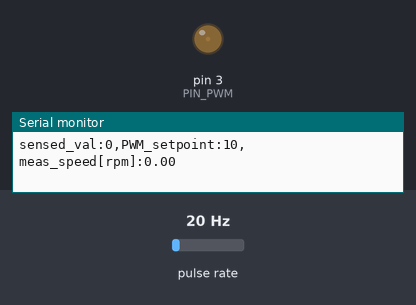
A sketch run on a simulated Arduino Uno, built with avr-gcc and run on an emulated ATmega328P. Shown: output pins drawn as LEDs (lit = HIGH), the last lines printed to the serial monitor. Wiring (inferred from the names in the program): pulse sensor: data pin 7. The inputs (shaded band) are chosen by the test bench; at power-on: pulse rate 20 Hz.

Above: at 0.1 s.
At 18.6 s:
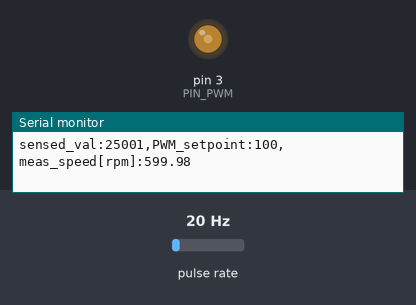
At 37.0 s:
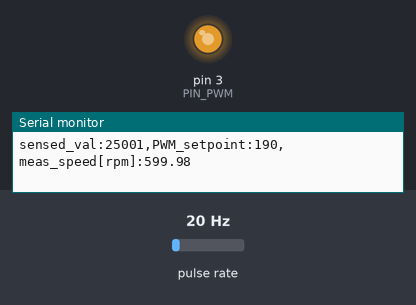
Timing chart, 0 to 40.0 s (numbered marks = the images above):
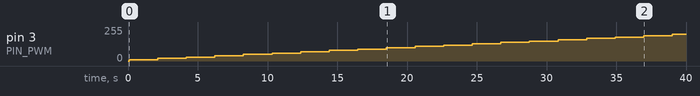

Measured:
- by itself, pin 3 (PIN_PWM): moves from 0/255 to 200/255 over 39.0 s

The sketch:

Ex4_FanControl_optional.ino
```cpp
// EMBEDDED AND REAL-TIME SYSTEMS - LABORATORY L1
// Alejandro Acosta and Ivan Barrachina
// Exercise 4: Controlling a computer fan (using a PWM signal) - optional part

#define PIN_PWM      3     // Pin to send a trigger to the sensor
#define PIN_RPM      7     // Pin to read the F00 speed sensor output

// the setup function runs once when you press reset or power the board
void setup()
{
  // Set up the digital pin to read F00 sensor as digital input with pull-up enabled.
  pinMode(PIN_RPM,INPUT_PULLUP);
  // Initialize serial output
  Serial.begin(9600);
}

// the loop function runs over and over again forever
void loop()
{
  // Initializing auxiliary variables for PWM signal generation and speed measurement
  static uint8_t pwm_val=10;                // Variable to store the pulse width from the sensor
  static uint16_t pulse_val=0;              // Variable to store the received measure from the sensor
  static float meas_vel=0.0;                // Variable to store the calculated rpm from sensor value
  static bool descend=false;                // Boolean which indicates if the PWM signal increases or decreases in amplitude
  // Print last values before changing anything
  Serial.print("sensed_val:"); Serial.print(pulse_val);Serial.print(",");Serial.print("PWM_setpoint:"); Serial.print(pwm_val);Serial.print(",");Serial.print("meas_speed[rpm]:"); Serial.println(meas_vel);
  // Check if PWM value is within acceptable range
  if (pwm_val == 240) {descend = true;}     // If it is at the higher limit, proceed to decrease it at next loop iteration
  if (pwm_val == 10) {descend = false;}     // If it is at the lower limit, proceed to increase it at next loop iteration
  // Read the pulse width value from the speed sensor output
  pulse_val=pulseIn(PIN_RPM,HIGH);
  // Get the value in rpms from obtained sensor value
  meas_vel=(float)(60*1000000/(pulse_val*4.0));
  // Send the PWM control signal
  analogWrite(PIN_PWM, pwm_val);
  // Increase or decrease the value for the PWM control signal
  if (descend == false) {pwm_val+=10;}
  else {pwm_val-=10;}
  delay(2000);                             // wait for 2 s to have speed stabilized
}
```
